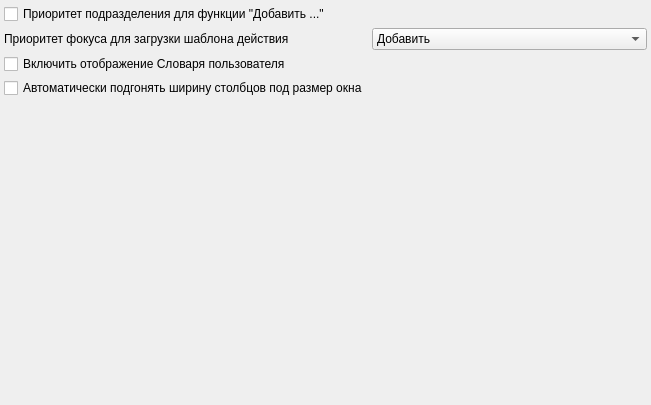
<?xml version="1.0" encoding="UTF-8"?>
<ui version="4.0">
 <class>actionPage</class>
 <widget class="QWidget" name="actionPage">
  <property name="geometry">
   <rect>
    <x>0</x>
    <y>0</y>
    <width>651</width>
    <height>405</height>
   </rect>
  </property>
  <property name="windowTitle">
   <string>Ввод действий</string>
  </property>
  <property name="toolTip">
   <string/>
  </property>
  <layout class="QGridLayout" name="gridLayout">
   <property name="margin">
    <number>4</number>
   </property>
   <property name="spacing">
    <number>4</number>
   </property>
   <item row="1" column="1">
    <widget class="QComboBox" name="cmbActionTemplatePriorityLoad">
     <item>
      <property name="text">
       <string>Добавить</string>
      </property>
     </item>
     <item>
      <property name="text">
       <string>Заполнить</string>
      </property>
     </item>
    </widget>
   </item>
   <item row="0" column="0" colspan="2">
    <widget class="QCheckBox" name="chkOrgStructurePriorityForAddActions">
     <property name="text">
      <string>Приоритет подразделения для функции &quot;Добавить ...&quot;</string>
     </property>
    </widget>
   </item>
   <item row="4" column="0">
    <spacer name="verticalSpacer">
     <property name="orientation">
      <enum>Qt::Vertical</enum>
     </property>
     <property name="sizeHint" stdset="0">
      <size>
       <width>20</width>
       <height>1</height>
      </size>
     </property>
    </spacer>
   </item>
   <item row="1" column="0">
    <widget class="QLabel" name="lblActionTemplatePriorityLoad">
     <property name="text">
      <string>Приоритет фокуса для загрузки шаблона действия</string>
     </property>
    </widget>
   </item>
   <item row="2" column="0">
    <widget class="QCheckBox" name="chkEnableUserDictionary">
     <property name="text">
      <string>Включить отображение Словаря пользователя</string>
     </property>
    </widget>
   </item>
   <item row="3" column="0">
    <widget class="QCheckBox" name="chkAutoResizeColumns">
     <property name="text">
      <string>Автоматически подгонять ширину столбцов под размер окна</string>
     </property>
    </widget>
   </item>
  </layout>
 </widget>
 <resources/>
 <connections/>
</ui>
